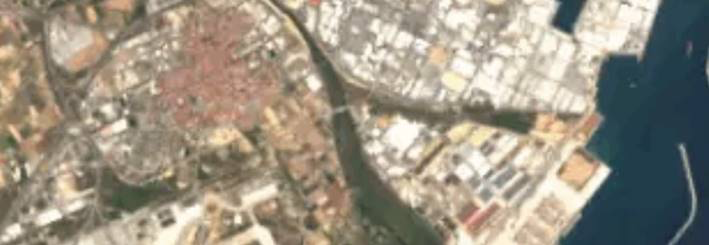
#> input picture FOSIP/satellite2.png, 709 x 245 px
$ jupyter execute Untitled1.ipynb   (older library calls are emulated)
#> lines starting #> are read from the running program, lines starting #| are printed output that depends on the picture
[cell 1]
import cv2
import numpy as np

def enhance_image(input_image):
    # Apply Laplacian filter
    laplacian = cv2.Laplacian(input_image, cv2.CV_64F)
    laplacian = np.uint8(np.absolute(laplacian))

    # Add the original image and the Laplacian image
    enhanced_image = cv2.add(input_image, laplacian)

    # Apply Sobel operator
    sobel_x = cv2.Sobel(input_image, cv2.CV_64F, 1, 0, ksize=3)
    sobel_y = cv2.Sobel(input_image, cv2.CV_64F, 0, 1, ksize=3)
    sobel_x = np.uint8(np.absolute(sobel_x))
    sobel_y = np.uint8(np.absolute(sobel_y))
    sobel_edges = cv2.bitwise_or(sobel_x, sobel_y)

    # Apply Gaussian blur for smoothing
    smoothed_enhanced_image = cv2.GaussianBlur(enhanced_image, (5, 5), 0)

    # Add the smoothed enhanced image with the Sobel edges
    final_image = cv2.add(smoothed_enhanced_image, sobel_edges)

    # Apply Power Law Transformation
    gamma = 1.5
    power_law = np.power(final_image / 255.0, gamma) * 255.0
    power_law = np.uint8(power_law)

    return power_law

# Load the input image
input_image = cv2.imread('satellite2.png', cv2.IMREAD_GRAYSCALE)
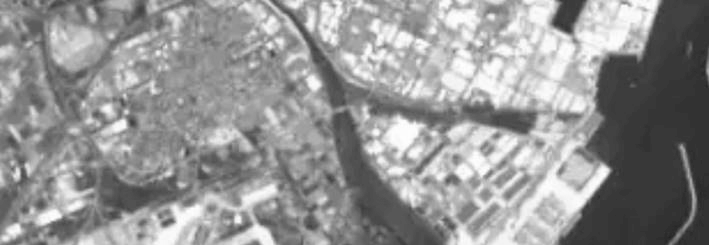
#> input_image: shape (245, 709); min 34, max 255, mean 147.7

# Enhance the image
enhanced_image = enhance_image(input_image)
#> in enhance_image, `laplacian = np.uint8(np.absolute(laplacian))`:
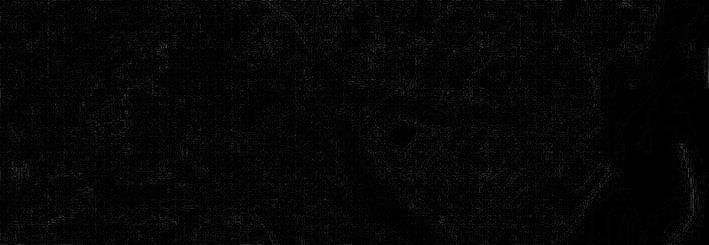
#> laplacian: shape (245, 709); min 0, max 73, mean 5.9
#> in enhance_image, `sobel_x = cv2.Sobel(input_image, cv2.CV_64F, 1, 0, ksize=3)`:
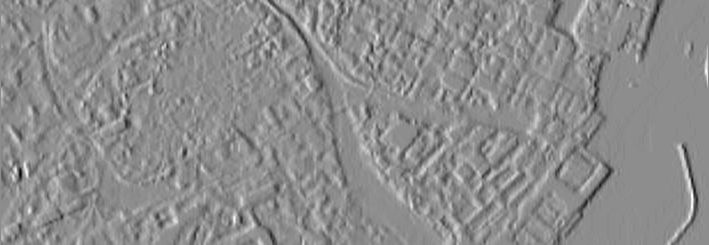
#> sobel_x: shape (245, 709) float64; min -414, max 334, mean -1; drawn with min black and max white
#> in enhance_image, `sobel_y = cv2.Sobel(input_image, cv2.CV_64F, 0, 1, ksize=3)`:
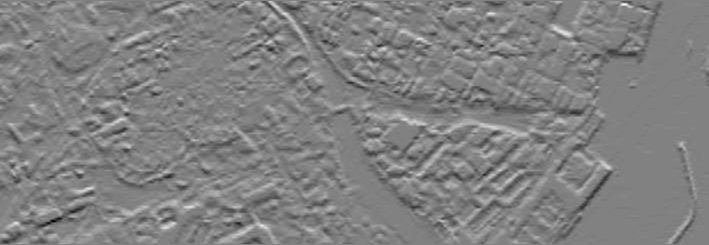
#> sobel_y: shape (245, 709) float64; min -391, max 380, mean -0.5; drawn with min black and max white
#> in enhance_image, `sobel_x = np.uint8(np.absolute(sobel_x))`:
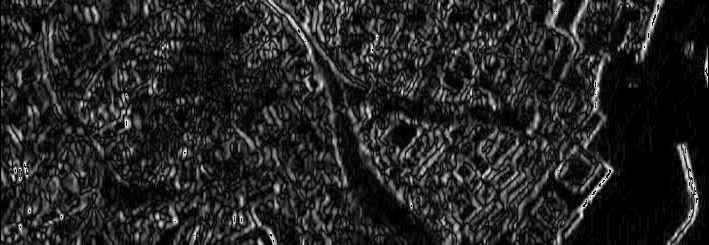
#> sobel_x: shape (245, 709); min 0, max 255, mean 36.8
#> in enhance_image, `sobel_y = np.uint8(np.absolute(sobel_y))`:
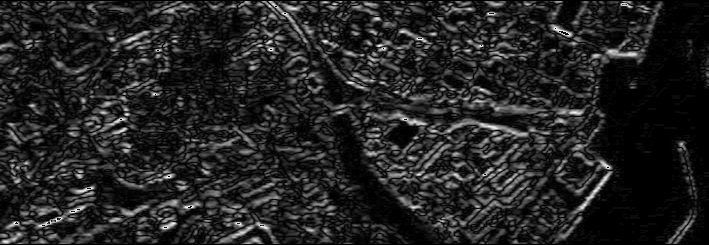
#> sobel_y: shape (245, 709); min 0, max 255, mean 35.8
#> in enhance_image, `sobel_edges = cv2.bitwise_or(sobel_x, sobel_y)`:
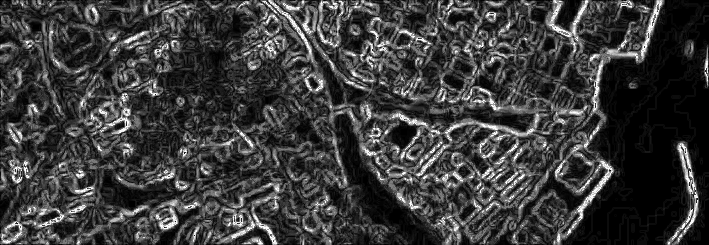
#> sobel_edges: shape (245, 709); min 0, max 255, mean 59.6
#> in enhance_image, `final_image = cv2.add(smoothed_enhanced_image, sobel_edges)`:
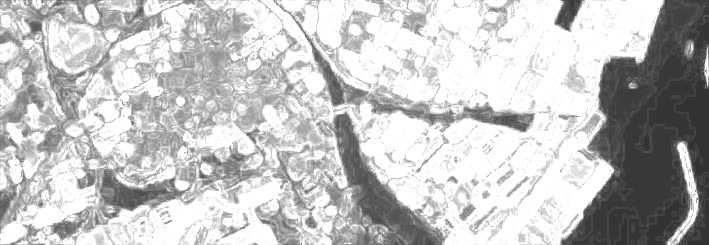
#> final_image: shape (245, 709); min 46, max 255, mean 194.7
#> in enhance_image, `power_law = np.power(final_image / 255.0, gamma) * 255.0`:
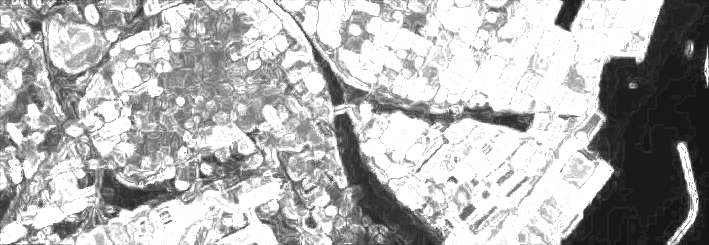
#> power_law: shape (245, 709) float64; min 19.54, max 255, mean 178.3

# Define titles
titles = [
    "Original Image",
    "Enhanced Image"
]

# Concatenate images horizontally and add titles
all_images = []
for i, img in enumerate([input_image, enhanced_image]):
    img_with_title = np.copy(img)
    cv2.putText(img_with_title, titles[i], (10, img.shape[0] + 30), cv2.FONT_HERSHEY_SIMPLEX, 0.5, 255, 1, cv2.LINE_AA)
    all_images.append(img_with_title)
#> this loop made 2 passes
#> after the loop, all_images = 2 items

all_images = np.hstack(all_images)
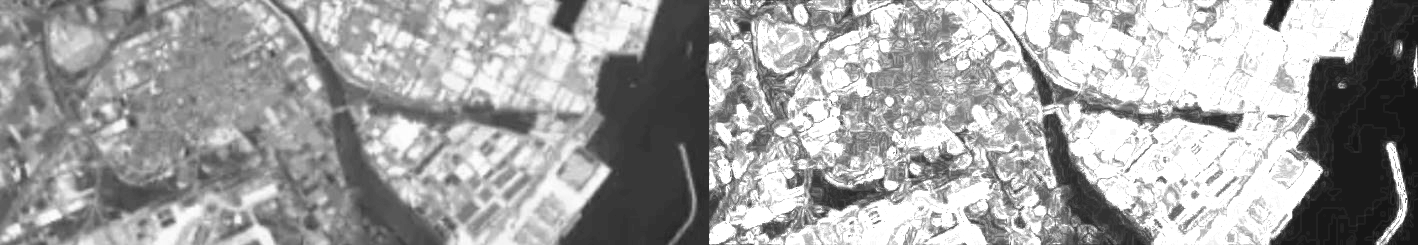
#> all_images: shape (245, 1418); min 19, max 255, mean 162.9

# Display all images in one window
cv2.imshow('Original and Enhanced Images', all_images)
cv2.imwrite('enhanced_satellite2.png', all_images)
# Wait for a key event and then close the window
cv2.waitKey(0)
cv2.destroyAllWindows()

$ run again, with FOSIP/satellite1.png copied over FOSIP/satellite2.png
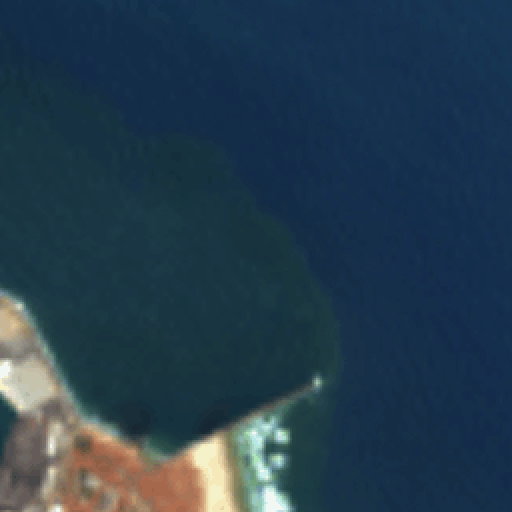
#> input picture FOSIP/satellite1.png, 512 x 512 px
#> in enhance_image, `power_law = np.power(final_image / 255.0, gamma) * 255.0`:
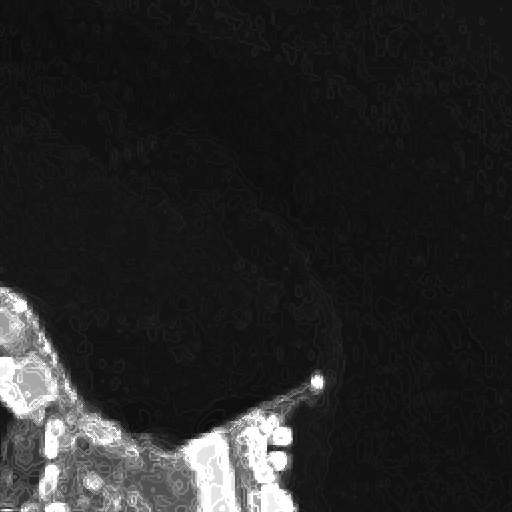
#> power_law: shape (512, 512) float64; min 12.42, max 255, mean 37.7
#> the loop `for i, img in enumerate([input_image, enhanced_image]):` made 2 passes
#> after the loop `for i, img in enumerate([input_image, enhanced_image]):`: all_images = 2 items
#> `all_images = np.hstack(all_images)`:
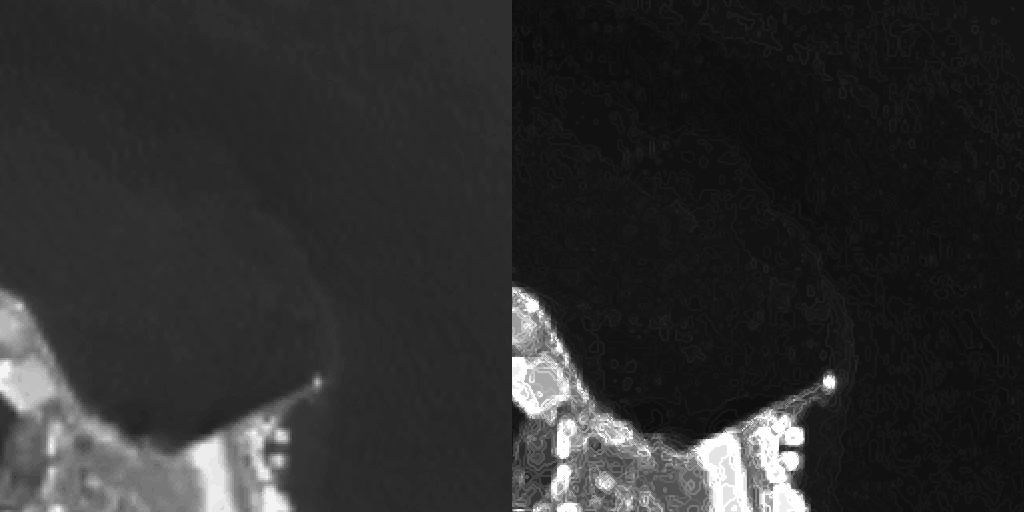
#> all_images: shape (512, 1024); min 12, max 255, mean 46.2

$ run again, with FOSIP/enhanced_satellite1.png copied over FOSIP/satellite2.png
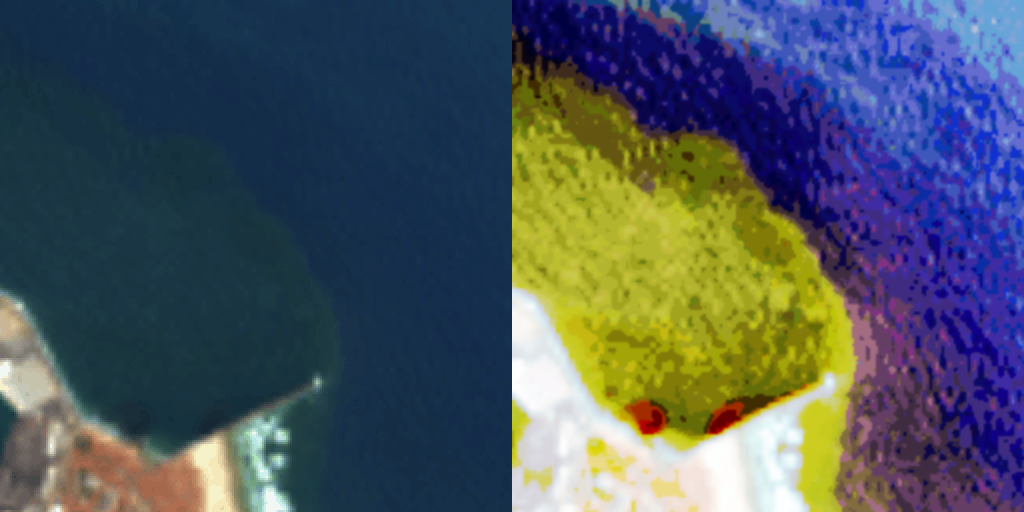
#> input picture FOSIP/enhanced_satellite1.png, 1024 x 512 px
#> the loop `for i, img in enumerate([input_image, enhanced_image]):` made 2 passes
#> after the loop `for i, img in enumerate([input_image, enhanced_image]):`: all_images = 2 items
#> `all_images = np.hstack(all_images)`:
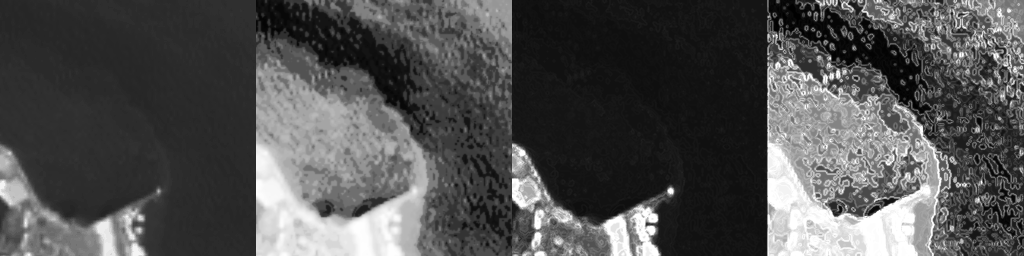
#> all_images: shape (512, 2048) (shown at 1/2 size); min 0, max 255, mean 80.7
